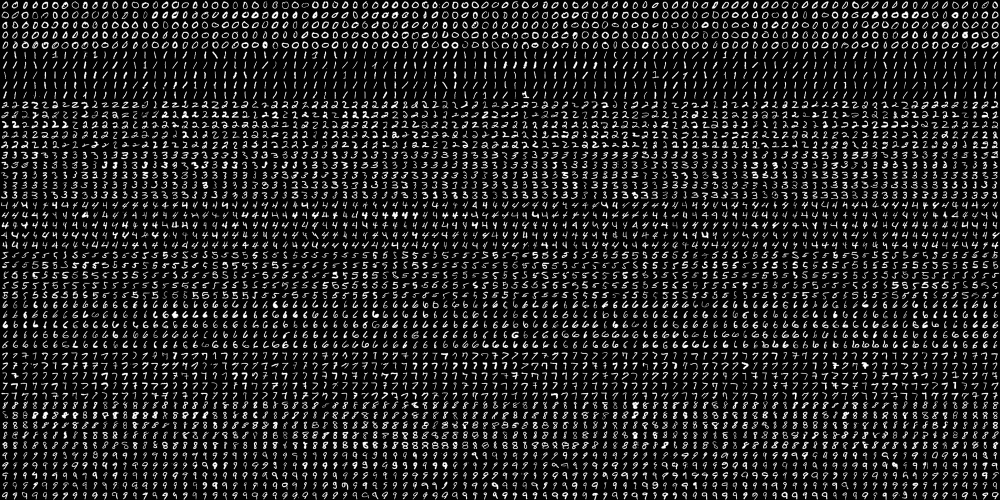
#> input picture Digit Recognition/digits.png, 2000 x 1000 px (shown at 1/2 size)
$ python DigitRecog.py
#> lines starting #> are read from the running program, lines starting #| are printed output that depends on the picture; after the words box and inside, x2 and y2 are one past the last pixel; in counts of white or black regions, pixels touching at a corner belong together
#!/usr/bin/env python
# coding: utf-8

# # Data Prep,Training and evaluation

# In[6]:


import cv2
import numpy as np
import os, os.path


image = cv2.imread('./digits.png')
#> image is the input picture: shape (1000, 2000, 3); min 0, max 255, mean 33.8
gray = cv2.cvtColor(image,cv2.COLOR_BGR2GRAY)
small = cv2.pyrDown(image)
#cv2.imshow('Digits image',small)
#cv2.waitKey(0)
#cv2.destroyAllWindows()


# Splitting Image
# Gives 4D array of 50 x 100 x 20 x 20
cells = [np.hsplit(row,100) for row in np.vsplit(gray,50)]
#> cells = 50 items


x = np.array(cells)
print ("The shape of our cells array : "+ str(x.shape))
#| The shape of our cells array : (50, 100, 20, 20)


# splitting entire data into 2 sets : Training (70% ) Data set (30%)
train = x[:,:70].reshape(-1,400).astype(np.float32)
test = x[:,70:100].reshape(-1,400).astype(np.float32)
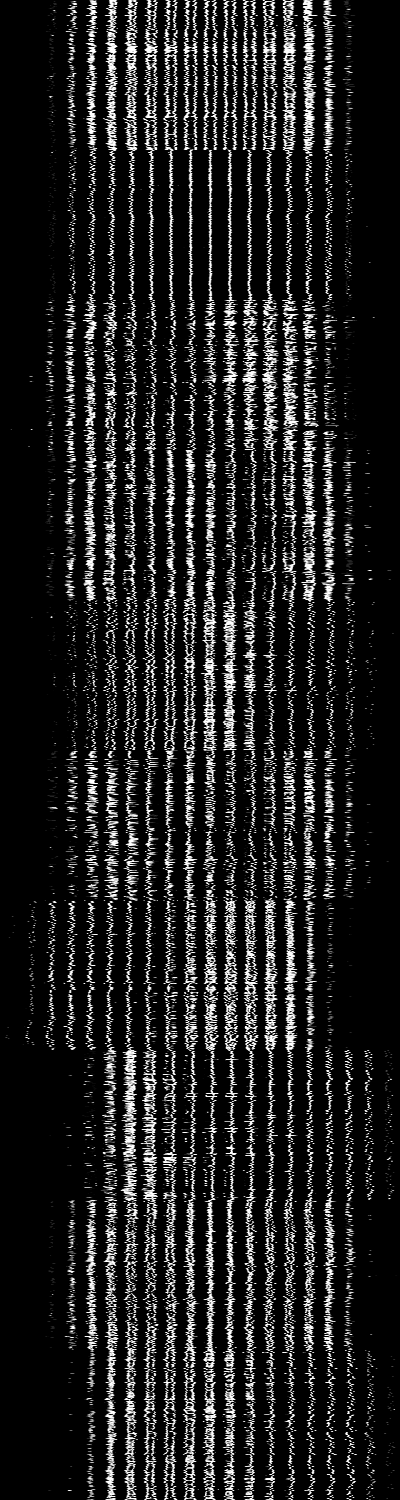
#> test: shape (1500, 400) float32; min 0, max 255, mean 33.8


# Creating Labels
k = [0,1,2,3,4,5,6,7,8,9]
train_labels = np.repeat(k,350)[:,np.newaxis]
test_labels = np.repeat(k,150)[:,np.newaxis]


knn = cv2.ml.KNearest_create()
knn.train(train,cv2.ml.ROW_SAMPLE, train_labels)
ret, result, neighbors, distance = knn.findNearest(test,k=3)
#> ret = 0; result = 1500 values, max 9 at index 546, min 0 at index 0, mean 4.46; neighbors = 1500 rows, first 8: [0, 0, 0], [0, 0, 0], [0, 0, 0], [0, 0, 0], [0, 0, 0], [0, 0, 0], [0, 0, 0], [0, 0, 0]; distance = 1500 rows, first 8: [771799, 787246, 821341], [916008, 1053323, 1083589], [452262, 472470, 523199], [699510, 717288, 728714], [506154, 571763, 631203], [630256, 699302, 711550], [688307, 697413, 722577], [629131, 681500, 744434]


# now checking accuracy

matches = result == test_labels
correct = np.count_nonzero(matches)
#> correct = 1402
accuracy = correct * (100.0 / result.size )
#> accuracy = 93.47
print ("Accuracy is = %.2f" % accuracy + "%" )
#| Accuracy is = 93.47%
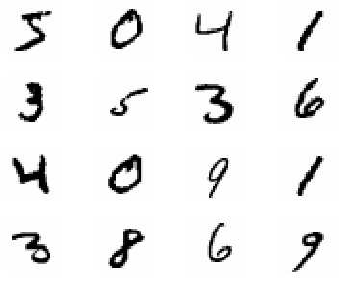
#> input picture Digit Recognition/testImages/test1.png, 339 x 282 px
#> further down, image is the input picture: shape (282, 339, 3); min 0, max 255, mean 237.7


# # Defining functions to input img

# In[7]:


def x_cord_contour (contour):

    if cv2.contourArea(contour) > 10:
        M = cv2.moments(contour)
        return (int(M['m10']/M['m00']))
    return 0 # Check this line

def makeSquare (not_square):
    # This func takes an image and makes dimension square
    BLACK = [0,0,0]
    img_dim = not_square.shape
    height = img_dim[0]
    width = img_dim[1]

    # print("Height = ",height," Width = ",width)

    if(height == width):
        square = not_square
        return square

    else:
        doublesize = cv2.resize(not_square,(2*width,2*height),interpolation = cv2.INTER_CUBIC)
        height = height * 2
        width = width *2

        if(height > width):
            pad = (int((height-width)/2))
            doublesize_square = cv2.copyMakeBorder(doublesize,0,0,pad,pad,cv2.BORDER_CONSTANT,value = BLACK)

        else:
            pad = (int((width - height)/2))
            doublesize_square = cv2.copyMakeBorder(doublesize,pad,pad,0,0,cv2.BORDER_CONSTANT,value = BLACK)

        doublesize_square_dim = doublesize_square.shape

        return doublesize_square


def resize_to_pixel (dimensions,image ):
    # resizing to specified dimensions

    buffer_pix = 4
    dimensions = dimensions - buffer_pix
    squared = image
    r = float(dimensions)/squared.shape[1]
    dim = (dimensions, int(squared.shape[0]*r))
    resized = cv2.resize (image, dim, interpolation = cv2.INTER_AREA)
    img_dim2 = resized.shape
    height_r = img_dim2[0]
    width_r = img_dim2[1]

    BLACK = [0,0,0]

    if (height_r > width_r ):
            resized = cv2.copyMakeBorder (resized,0,0,0,1,cv2.BORDER_CONSTANT,value = BLACK)

    if (height_r < width_r):
            resized = cv2.copyMakeBorder (resized,1,0,0,0,cv2.BORDER_CONSTANT,value = BLACK)


    p = 2

    ReSizedImg = resized = cv2.copyMakeBorder (resized,p,p,p,p,cv2.BORDER_CONSTANT,value = BLACK)
    img_dim = ReSizedImg.shape

    height = img_dim[0]
    width = img_dim[1]

    return ReSizedImg


# # Loading an Image and Preprocessing

# In[29]:


def recogniseDigits ( image ):
    #image = cv2.imread('./test8.jfif')
    gray = cv2.cvtColor(image,cv2.COLOR_BGR2GRAY)
#> gray: shape (282, 339)
    #cv2.imshow("gray",gray)
    #cv2.waitKey(0)

    # Blurring Image
    blurred = cv2.GaussianBlur(gray,(5,5),0)
    #cv2.imshow("blurred",blurred)
    #cv2.waitKey(0)

    edged = cv2.Canny(blurred, 30, 150)
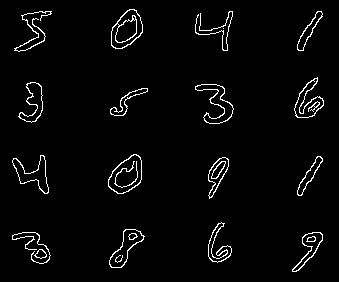
#> edged: shape (282, 339); 3.1% white in thin lines or dots, all inside (x1, y1, x2, y2) = (12, 9, 324, 272)
    #cv2.imshow("edged",edged)
    #cv2.waitKey(0)

    # Fint Contours
    contours, _ = cv2.findContours(edged.copy(),cv2.RETR_EXTERNAL, cv2.CHAIN_APPROX_SIMPLE)
#> contours = 18 contours, 2 with area under 20; largest, box (x1, y1, x2, y2) and area: (108, 154, 142, 194) 896, (111, 9, 143, 49) 855, (109, 229, 145, 268) 574, (195, 84, 234, 124) 558, (12, 155, 49, 194) 542

    # Sorting contours left to right w.r.t x coord
    contours = sorted(contours, key = x_cord_contour, reverse = False)
#> in x_cord_contour, `M = cv2.moments(contour)`: M = moments, m00 71, centre m10/m00, m01/m00 = (40.47, 253.7)

    # Empty array to store entire no.
    full_number = []

    # Loop over Contours
    for c in contours:
        # Computing bounding rectangle
        (x,y,w,h) = cv2.boundingRect(c)
        cv2.drawContours(image,contours, -1, (0,255,0), 3)
        #cv2.imshow("Contours", image)

        # Filtering the contour
        if w>=5 and h>=25:
            roi = blurred[y:y+h, x:x+w]
            ret, roi = cv2.threshold(roi, 127, 255, cv2.THRESH_BINARY_INV)
            squared = makeSquare(roi)
            final = resize_to_pixel (20, squared)
            #cv2.imshow("final",final)
            final_array = final.reshape((1,400))
            final_array = final_array.astype(np.float32)
            ret, result, neighbors, distance = knn.findNearest(final_array, k=1)
            number = str(int(float(result[0])))
            full_number.append(number)

            # draw rectangle around digit + show digit

            cv2.rectangle(image, (x,y),(x+w,y+h),(0,0,255),2)
            cv2.putText(image, number, (x, y+20 ),
                        cv2.FONT_HERSHEY_COMPLEX, 2, (255,0,0), 2)
#> this loop made 18 passes
#> (x, y, w, h, pad in makeSquare, doublesize_square_dim in makeSquare, r in resize_to_pixel) on passes 2, 3, 4, 5, 7, 8, 9, 10, 11, 12, 13, 14: (12, 155, 37, 39, 2, (78, 78), 0.205), (18, 82, 25, 41, 16, (82, 82), 0.195), (14, 11, 38, 41, 3, (82, 82), 0.195), (12, 232, 39, 32, 7, (78, 78), 0.205), (109, 229, 36, 39, 3, (78, 78), 0.205), (108, 154, 34, 40, 6, (80, 80), 0.2), (110, 88, 38, 28, 10, (76, 76), 0.211), (111, 9, 32, 40, 8, (80, 80), 0.2), (208, 222, 24, 41, 17, (82, 82), 0.195), (208, 157, 21, 42, 21, (84, 84), 0.19), (195, 84, 39, 40, 1, (80, 80), 0.2), (195, 11, 38, 40, 2, (80, 80), 0.2)
#> (x, y, w, h) on passes 1, 6: (223, 28, 1, 1), (34, 249, 13, 10)
#> pass 2, in makeSquare, `doublesize = cv2.resize(not_square,(2*width,2*height),interpolation = ..`:
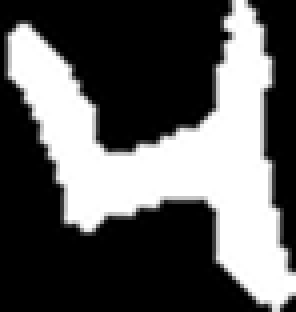
#> doublesize: shape (78, 74) (shown 4 times larger); min 0, max 255, mean 92.4
#> pass 2, in makeSquare, `doublesize_square = cv2.copyMakeBorder(doublesize,0,0,pad,pad,cv2.BORD..`:
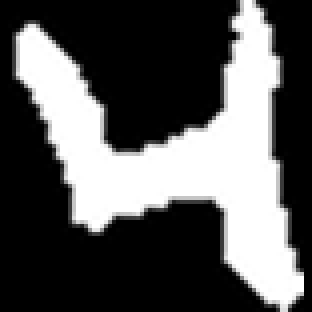
#> doublesize_square: shape (78, 78) (shown 4 times larger); min 0, max 255, mean 87.7
#> after the loop:
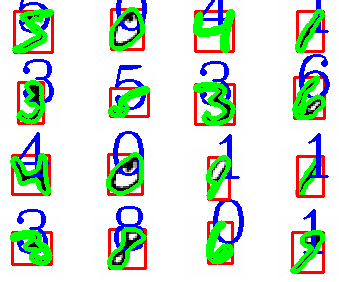
#> image: shape (282, 339, 3); 19.85% of pixels changed, all inside (x1, y1, x2, y2) = (10, 0, 330, 274)
#> after the loop:
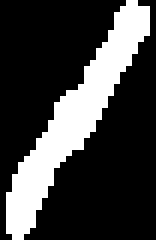
#> roi: shape (40, 26) (shown 6 times larger); 24.7% white; 1 white region, box (x1, y1, x2, y2) and area: (1, 0, 25, 40) 257
#> after the loop, full_number = ['4', '3', '5', '3', '8', '0', '5', '0', '0', '1', '3', '4', '6', '1', '1', '1']
            #cv2.imshow("image",image)
            #cv2.waitKey(0)
            #cv2.destroyAllWindows()

    cv2.imshow("image",image)
    cv2.waitKey(0)
    cv2.destroyAllWindows()
    print ("The Number is: "+ ''.join(full_number))
#| The Number is: 4353805001346111


# In[32]:


# import the necessary packages


#image path and valid extensions
imageDir = "./testImages" #specify your path here
image_path_list = []
valid_image_extensions = [".jpg", ".jpeg", ".png", ".tif", ".tiff", ".jfif"] #specify your vald extensions here
valid_image_extensions = [item.lower() for item in valid_image_extensions]

#create a list all files in directory and
#append files with a vaild extention to image_path_list
for file in os.listdir(imageDir):
    extension = os.path.splitext(file)[1]
    if extension.lower() not in valid_image_extensions:
        continue
    image_path_list.append(os.path.join(imageDir, file))

#loop through image_path_list to open each image
for imagePath in image_path_list:
    image = cv2.imread(imagePath)

    # display the image on screen with imshow()
    # after checking that it loaded
    if image is not None:
        #cv2.imshow(imagePath, image)
        recogniseDigits(image)
    elif image is None:
        print ("Error loading: " + imagePath)
        #end this loop iteration and move on to next image
        continue

    # wait time in milliseconds
    # this is required to show the image
    # 0 = wait indefinitely
    # exit when escape key is pressed
    key = cv2.waitKey(0)
#> (key Esc is pressed here)
    if key == 27: # escape
        break

# close any open windows
cv2.destroyAllWindows()


# In[ ]:
